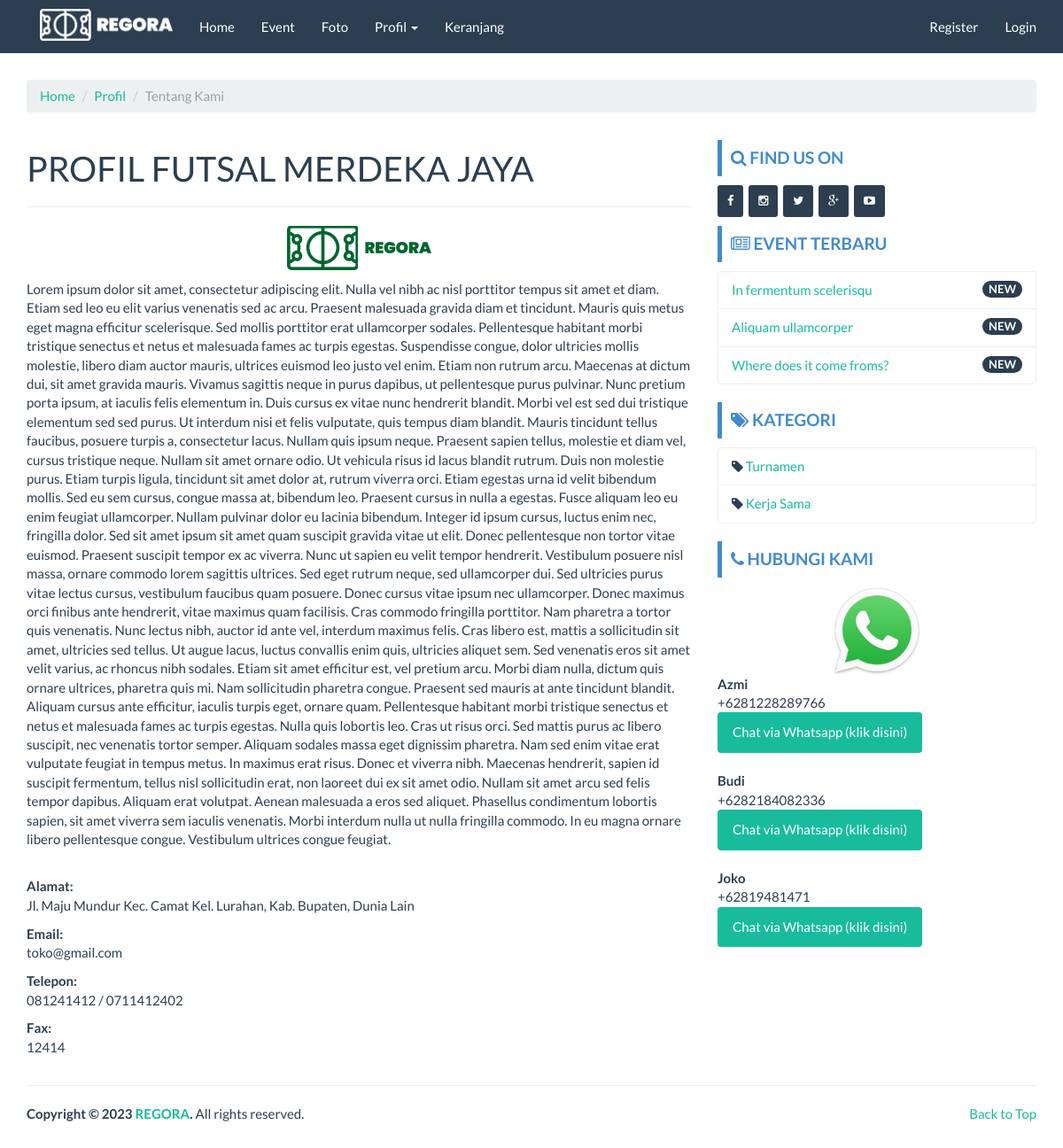
Page /index.php/page/about on the earlier database version.
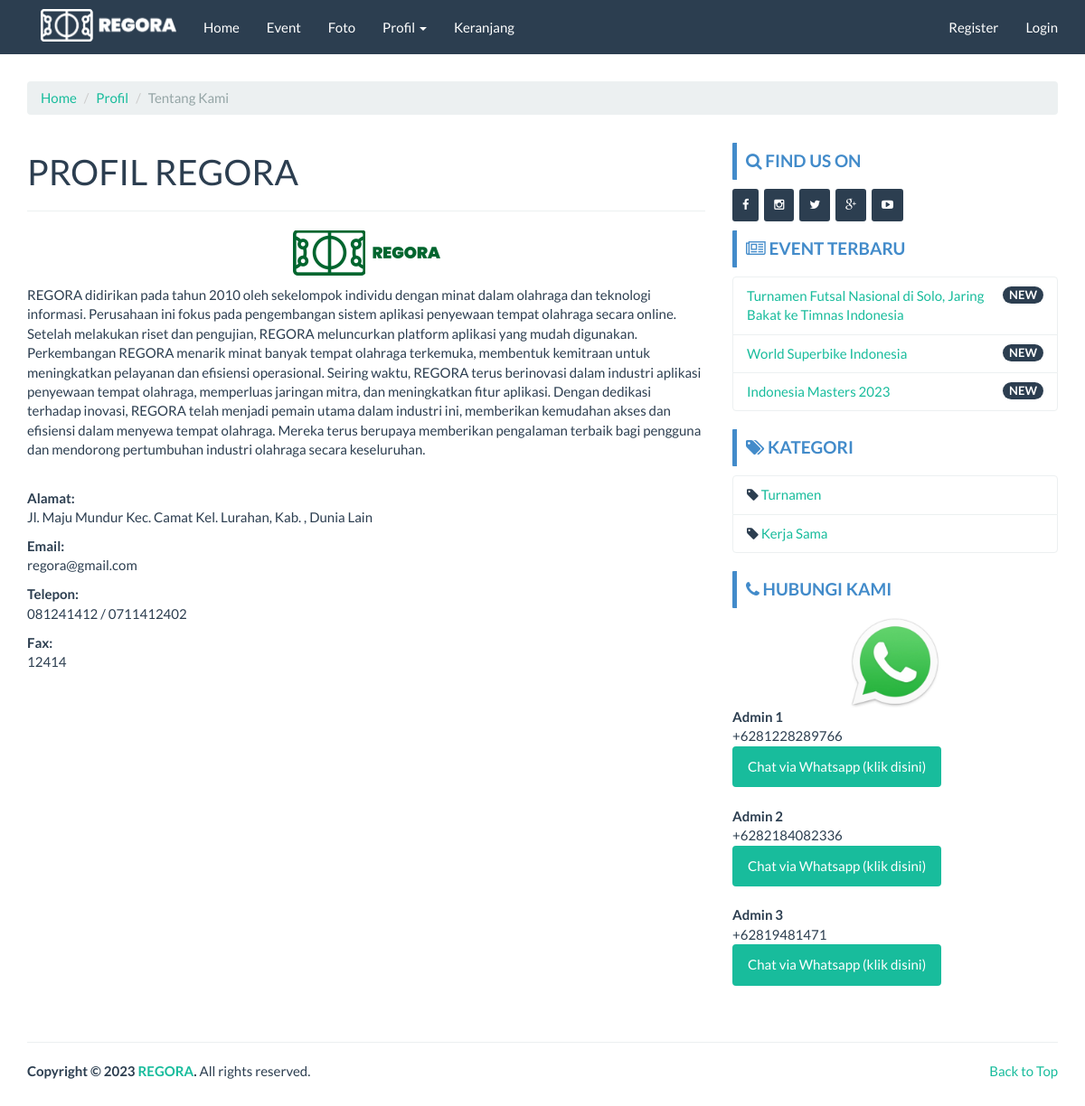
Same page on the later database version.
### tables this page shows
CREATE TABLE `company` (
  `id_company` int(11) NOT NULL,
  `company_name` varchar(100) NOT NULL,
  `company_desc` text NOT NULL,
  `company_address` text NOT NULL,
  `company_maps` text NOT NULL,
  `company_phone` char(30) NOT NULL,
  `company_phone2` char(30) NOT NULL,
  `company_fax` char(30) NOT NULL,
  `company_email` char(30) NOT NULL,
  `foto` text NOT NULL,
  `foto_type` char(10) NOT NULL,
  `created` datetime NOT NULL DEFAULT current_timestamp(),
  `modified` datetime DEFAULT NULL,
  `created_by` char(50) NOT NULL,
  `modified_by` char(50) NOT NULL
);

CREATE TABLE `event` (
  `id_event` int(11) NOT NULL,
  `nama_event` varchar(100) NOT NULL,
  `slug_event` varchar(100) DEFAULT NULL,
  `deskripsi` text DEFAULT NULL,
  `kategori` int(11) DEFAULT NULL,
  `foto` text DEFAULT NULL,
  `foto_type` char(10) DEFAULT NULL,
  `created_at` datetime NOT NULL DEFAULT current_timestamp(),
  `created_by` char(50) NOT NULL,
  `modified_at` datetime DEFAULT NULL ON UPDATE current_timestamp(),
  `modified_by` char(50) NOT NULL
);

CREATE TABLE `kategori` (
  `id_kategori` int(11) NOT NULL,
  `nama_kategori` varchar(20) NOT NULL,
  `slug_kat` varchar(20) NOT NULL,
  `created_by` char(50) NOT NULL,
  `created_at` datetime NOT NULL DEFAULT current_timestamp(),
  `modified_by` char(50) NOT NULL,
  `modified_at` datetime DEFAULT NULL ON UPDATE current_timestamp()
);

CREATE TABLE `kontak` (
  `id_kontak` int(11) NOT NULL,
  `nama_kontak` char(50) NOT NULL,
  `nohp` char(50) NOT NULL,
  `created_by` char(50) NOT NULL,
  `created_at` datetime NOT NULL DEFAULT current_timestamp(),
  `modified_by` char(50) NOT NULL,
  `modified_at` datetime DEFAULT NULL ON UPDATE current_timestamp()
);

### application/controllers/Page.php (called while the page is built, shortened)
<?php
class Page extends CI_Controller {
	function __construct()
  {
		$this->load->model('Company_model');
		$this->load->model('Event_model');
		$this->load->model('Foto_model');
		$this->load->model('Kategori_model');
		$this->load->model('Kontak_model');
		$this->data['company_data'] 	= $this->Company_model->get_by_company();
		$this->data['event_sidebar'] 			= $this->Event_model->get_all_sidebar();
		$this->data['kategori_sidebar'] 	= $this->Kategori_model->get_all();
		$this->data['kontak_sidebar'] 		= $this->Kontak_model->get_all();
		$this->data['kontak'] 				= $this->Kontak_model->get_all();
  }
	public function about()
	{
		$this->data['title'] 							= 'Tentang Kami';
  	$this->data['company']            = $this->Company_model->get_by_company();
		$this->load->view('front/page/about', $this->data);
	}
}

### index.php (called while the page is built, shortened)
<?php
require_once BASEPATH.'core/CodeIgniter.php';

### application/models/Company_model.php (called while the page is built, shortened)
<?php  if ( ! defined('BASEPATH')) exit('No direct script access allowed');
class Company_model extends CI_Model
{
  public $table = 'company';
  function get_by_company()
  {
    $this->db->where('id_company', '1');
    return $this->db->get($this->table)->row();
  }
}

### application/models/Event_model.php (called while the page is built, shortened)
<?php  if ( ! defined('BASEPATH')) exit('No direct script access allowed');
class Event_model extends CI_Model
{
  public $table = 'event';
  public $id    = 'id_event';
  public $order = 'DESC';
  function get_all_sidebar()
  {
    $this->db->limit(3);
    $this->db->order_by($this->id, $this->order);
    return $this->db->get($this->table)->result();
  }
}

### application/models/Kategori_model.php (called while the page is built, shortened)
<?php  if ( ! defined('BASEPATH')) exit('No direct script access allowed');
class Kategori_model extends CI_Model
{
  public $table = 'kategori';
  function get_all()
  {
    return $this->db->get($this->table)->result();
  }
}

### application/models/Kontak_model.php (called while the page is built, shortened)
<?php  if ( ! defined('BASEPATH')) exit('No direct script access allowed');
class Kontak_model extends CI_Model
{
  public $table = 'kontak';
  function get_all()
  {
    return $this->db->get($this->table)->result();
  }
}

### application/views/front/page/about.php (the view)
<?php $this->load->view('front/header'); ?>
<?php $this->load->view('front/navbar'); ?>
<div class="container">
	<ol class="breadcrumb">
		<li><a href="<?php echo base_url() ?>">Home</a></li>
		<li><a href="#">Profil</a></li>
		<li class="active">Tentang Kami</li>
	</ol>
	<div class="row">
		<div class="col-md-8">
			<h1>PROFIL <?php echo strtoupper($company->company_name) ?></h1>
			<hr>
			<p align="center"><?php
								if (empty($company->foto)) {
									echo "<img src='" . base_url() . "assets/images/no_image_thumb.png' width='400' height='400'>";
								} else {
									echo " <img src='" . base_url() . "assets/images/company/" . $company->foto . $company->foto_type . "' class='img-responsive' title='$company->company_name' alt='$company->company_name'> ";
								}
								?>
			</p>
			<p><?php echo $company->company_desc ?></p><br>
			<p><b>Alamat:</b><br>
				<?php echo $company->company_address ?>
			</p>
			<p><b>Email:</b><br>
				<?php echo $company->company_email ?>
			</p>
			<p><b>Telepon:</b><br>
				<?php echo $company->company_phone ?>
				<?php if ($company->company_phone2 > 0) {
					echo " / " . $company->company_phone2;
				} ?>
			</p>
			<?php if ($company->company_fax > 0) { ?>
				<p><b>Fax:</b><br>
					<?php echo $company->company_fax ?>
				</p>
			<?php } ?>
		</div>
		<?php $this->load->view('front/sidebar'); ?>
	</div>
</div>
<?php $this->load->view('front/footer'); ?>

### application/views/front/header.php (shortened to what this page needs)
<!DOCTYPE html>
<html lang="en">
<head>
  <link href="<?php echo base_url() ?>assets/template/frontend/css/core.css" rel="stylesheet" type="text/css" />
  <link href="<?php echo base_url() ?>assets/template/frontend/css/custom.css" rel="stylesheet">
  <link href="<?php echo base_url() ?>assets/plugins/font-awesome/css/font-awesome.min.css" rel="stylesheet" type="text/css" />
</head>

### application/views/front/navbar.php (shortened to what this page needs)
<nav class="navbar navbar-default navbar-fixed-top">
  <div class="container">
    <div class="navbar-header">
      <div class="col-lg-4">
        <a href="<?php echo base_url() ?>" class="logo">
          <img src="<?php echo base_url('assets/images/company/REGORA.png'); ?>" alt="JSOFT" width="150px" style="display: block; margin: 10px auto;">
        </a>
      </div>
    </div>
    <div class="collapse navbar-collapse" id="bs-example-navbar-collapse-1">
      <ul class="nav navbar-nav">
        <li class="<?php if($this->uri->segment(1) == ""){echo "active";} ?>">
          <a href="<?php echo base_url() ?>">Home </a>
        </li>
        <li class="<?php if($this->uri->segment(1) == "event"){echo "active";} ?>">
          <a href="<?php echo base_url('event') ?>"> Event</a>
        </li>
        <li class="<?php if($this->uri->segment(1) == "gallery"){echo "active";} ?>">
          <a href="<?php echo base_url('gallery/album') ?>"> Foto</a>
        </li>
        <li class="dropdown <?php if($this->uri->segment(1) == "about" or $this->uri->segment(1) == "contact"){echo "active";} ?>">
          <a href="#" class="dropdown-toggle" data-toggle="dropdown" role="button" aria-haspopup="true" aria-expanded="false">Profil <span class="caret"></span></a>
        </li>
        <li class="<?php if($this->uri->segment(1) == "cart" && $this->uri->segment(2) == ""){echo "active";} ?>">
          <a href="<?php echo base_url('cart') ?>"> Keranjang</a>
        </li>
      </ul>
      <?php if($this->session->userdata('usertype') != NULL){ ?>
        <ul class="nav navbar-nav navbar-right">
          <li class="dropdown">
            <a href="#" class="dropdown-toggle" data-toggle="dropdown" role="button" aria-haspopup="true" aria-expanded="false">Hi, <?php echo $this->session->userdata('username') ?> <span class="caret"></span></a>
            <ul class="dropdown-menu">
              <li><a href="<?php echo base_url('cart/history') ?>">Riwayat Booking</a></li>
              <li><a href="<?php echo base_url('auth/edit_profil/').$this->session->userdata('user_id') ?>">Edit Profil</a></li>
              <li><a href="<?php echo base_url('auth/profil') ?>">Profil Saya</a></li>
              <li role="separator" class="divider"></li>
              <li><a href="<?php echo base_url('auth/logout') ?>">Logout</a></li>
            </ul>
          </li>
        </ul>
      <?php }else{ ?>
        <ul class="nav navbar-nav navbar-right">
          <li><a href="<?php echo base_url('auth/register') ?>">Register</a></li>
          <li><a href="<?php echo base_url('auth/login') ?>">Login</a></li>
        </ul>
      <?php } ?>
    </div>
  </div>
</nav>

### application/views/front/sidebar.php
<div class="col-md-4">
  <?php $this->load->view('front/modul/mod_sosmed'); ?>
  <?php $this->load->view('front/modul/mod_facebook'); ?>
  <?php $this->load->view('front/modul/mod_event'); ?>
  <?php $this->load->view('front/modul/mod_kategori'); ?>
  <?php $this->load->view('front/modul/mod_cs'); ?>
</div>

### application/views/front/modul/mod_sosmed.php
<div class="bs-callout bs-callout-primary"><h4><i class="fa fa-search"></i> Find Us On</h4></div>
<div class="input-group">
  <button type="button" class="btn btn-sm btn-primary"><i class="fa fa-facebook"></i></button>&nbsp
  <button type="button" class="btn btn-sm btn-primary"><i class="fa fa-instagram"></i></button>&nbsp
  <button type="button" class="btn btn-sm btn-primary"><i class="fa fa-twitter"></i></button>&nbsp
  <button type="button" class="btn btn-sm btn-primary"><i class="fa fa-google-plus"></i></button>&nbsp
  <button type="button" class="btn btn-sm btn-primary"><i class="fa fa-youtube-play"></i></button>&nbsp
</div>

### application/views/front/modul/mod_event.php
<div class="bs-callout bs-callout-primary mt-3">
  <h4><i class="fa fa-newspaper-o"></i> Event Terbaru</h4>
</div>
<ul class="list-group">
  <?php
  foreach ($event_sidebar as $event_sidebar) {
  ?>
    <li class="list-group-item">
      <span class="badge">NEW</span>
      <?php echo anchor('event/read/' . $event_sidebar->slug_event . '', '' . $event_sidebar->nama_event . '') ?>
    </li>
  <?php } ?>
</ul>

### application/views/front/modul/mod_kategori.php (shortened to what this page needs)
<div class="bs-callout bs-callout-primary"><h4><i class="fa fa-tags"></i> Kategori</h4></div>
<ul class="list-group">
  <?php
  foreach ($kategori_sidebar as $kategori_sidebar)
  {
  ?>
  <li class="list-group-item">
    <i class="fa fa-tag"></i> <?php echo anchor('event/kategori/'.$kategori_sidebar->slug_kat.'',''.$kategori_sidebar->nama_kategori.'') ?>
  </li>
  <?php } ?>
</ul>

### application/views/front/modul/mod_cs.php
<div class="bs-callout bs-callout-primary"><h4><i class="fa fa-phone"></i> Hubungi Kami</h4></div>
<ul class="list-group">
  <div align="center"><img src="<?php echo base_url('assets/images/wa.jpg') ?>" width="100px"></div>
  <?php foreach($kontak_sidebar as $kontak){?>
    <b><?php echo $kontak->nama_kontak ?></b><br>
    +<?php echo $kontak->nohp ?><br>
    <a href="https://api.whatsapp.com/send?phone=+<?php echo $kontak->nohp ?>&text=Hi%20Gan,%20Saya%20mau%20booking%20lapangan">
      <button class="btn btn-success" type="submit" name="button">Chat via Whatsapp (klik disini)</button>
    </a><br><br>
  <?php } ?>
</ul>

### application/views/front/footer.php
<footer>
  <div class="container">
    <div class="row">
      <div class="col-lg-12">
        <hr>
      </div>
    </div>
  </div>
  <div class="container">
    <div class="row">
      <div class="col-xs-6">
        <strong>Copyright &copy; 2023 <a>REGORA</a>.</strong> All rights reserved.
      </div>
      <div class="col-xs-6" align="right"><a href="#top">Back to Top</a></div>
    </div>
  </div>
</footer>
</body>
</html>

### assets/template/frontend/css/custom.css (style rules this page uses)
h4 { font-weight: bold; text-transform: uppercase; }
.bs-callout { padding: 10px; margin-top: 10px; margin-bottom: 10px; border: 0px solid #eee; border-left-width: 5px; border-radius: 1px; }
.bs-callout h4 { margin-top: 0; margin-bottom: 0px; }
.bs-callout-primary { border-left-color: #428bca; }
.bs-callout-primary h4 { color: #428bca; }
a:hover, a:visited, a:link, a:active { text-decoration: none; }

Differences in the rows shown:
removed event: slug_event+nama_event "In fermentum scelerisqu"
removed event: slug_event+nama_event "Aliquam ullamcorper"
removed event: slug_event+nama_event "Where does it come froms?"
changed company: company_name "FUTSAL MERDEKA JAYA" → "REGORA"; company_desc "Lorem ipsum dolor sit amet, consectetur adipiscing elit. Nulla vel nibh ac nisl porttitor tempus sit amet et diam. Etiam sed leo eu elit varius venenatis sed ac arcu. Praesent malesuada gravida diam et tincidunt. Mauris quis metus eget magna efficitur scelerisque. Sed mollis porttitor erat ullamcorper sodales. Pellentesque habitant morbi tristique senectus et netus et malesuada fames ac turpis egestas. Suspendisse congue, dolor ultricies mollis molestie, libero diam auctor mauris, ultrices euismod leo justo vel enim. Etiam non rutrum arcu. Maecenas at dictum dui, sit amet gravida mauris. Vivamus sagittis neque in purus dapibus, ut pellentesque purus pulvinar. Nunc pretium porta ipsum, at…" → "REGORA didirikan pada tahun 2010 oleh sekelompok individu dengan minat dalam olahraga dan teknologi informasi. Perusahaan ini fokus pada pengembangan sistem aplikasi penyewaan tempat olahraga secara online. Setelah melakukan riset dan pengujian, REGORA meluncurkan platform aplikasi yang mudah digunakan. Perkembangan REGORA menarik minat banyak tempat olahraga terkemuka, membentuk kemitraan untuk meningkatkan pelayanan dan efisiensi operasional. Seiring waktu, REGORA terus berinovasi dalam industri aplikasi penyewaan tempat olahraga, memperluas jaringan mitra, dan meningkatkan fitur aplikasi. Dengan dedikasi terhadap inovasi, REGORA telah menjadi pemain utama dalam industri ini, memberikan…"; company_address "Jl. Maju Mundur Kec. Camat Kel. Lurahan, Kab. Bupaten, Dunia Lain" → "Jl. Maju Mundur Kec. Camat Kel. Lurahan, Kab. , Dunia Lain"; company_email "toko@gmail.com" → "regora@gmail.com"
added event: slug_event+nama_event "Turnamen Futsal Nasional di Solo, Jaring Bakat ke Timnas Indonesia"
added event: slug_event+nama_event "World Superbike Indonesia"
added event: slug_event+nama_event "Indonesia Masters 2023"
changed kontak: nama_kontak "Azmi" → "Admin 1"
changed kontak: nama_kontak "Budi" → "Admin 2"
changed kontak: nama_kontak "Joko" → "Admin 3"
